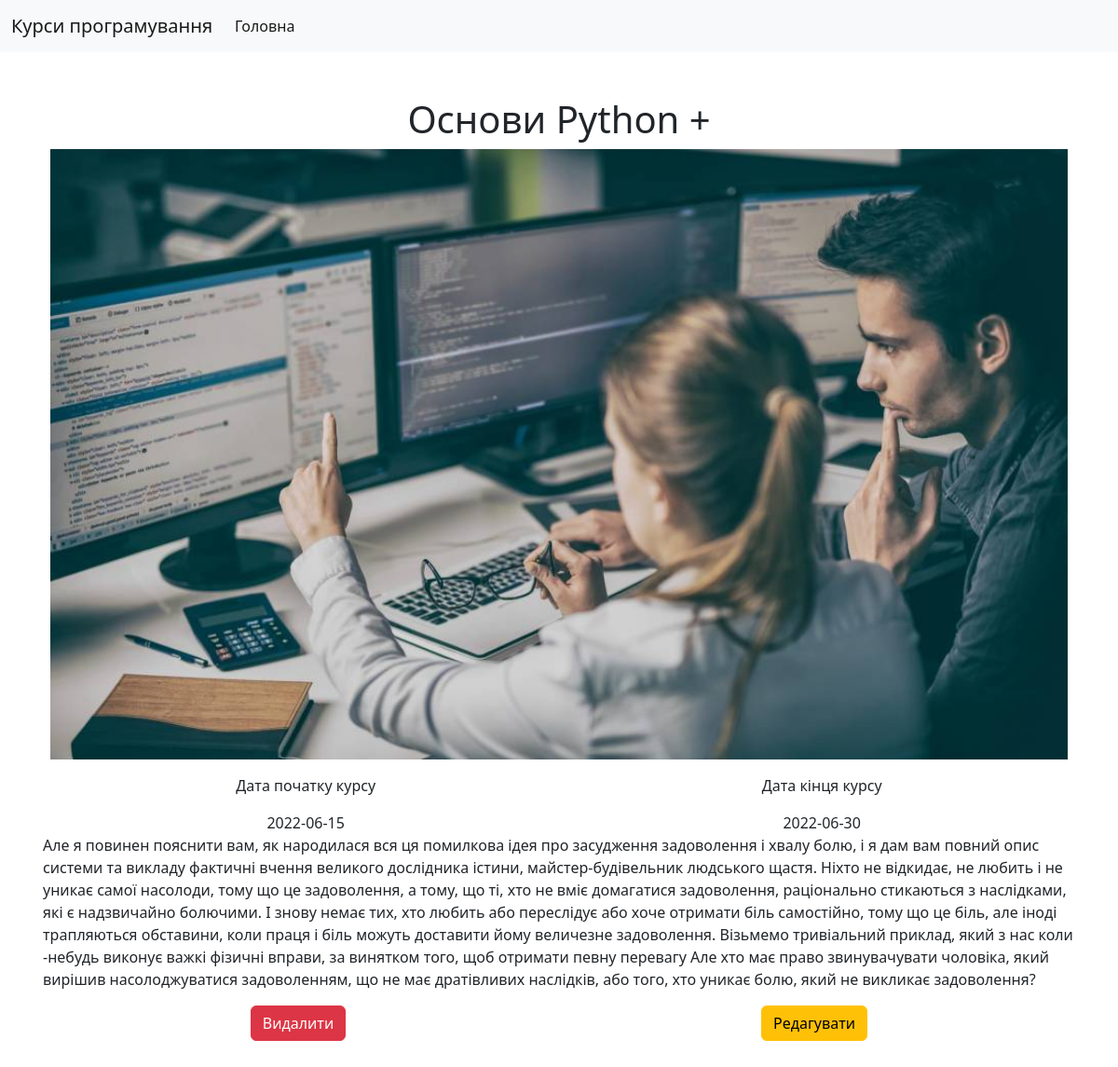
The page /course/1 on the database its author committed.
### app.py (models this page shows, shortened)
class Course(db.Model):
    course_id = db.Column(db.Integer, primary_key=True)
    course_name = db.Column(db.String(200), unique=True, nullable=False)
    description = db.Column(db.Text, unique=True, nullable=False)
    start_data = db.Column(db.Date,  nullable=False)
    finish_data = db.Column(db.Date, nullable=False)
    photo_src = db.Column(db.String(100))

### app.py (the view)
@app.route('/course/<course_id>')
def single_course(course_id = None):
    single_course = Course.query.get(course_id)
    return render_template('single_course.html', course = single_course)

### templates/single_course.html (shortened to what this page needs)
<!DOCTYPE html>
<html lang="en">
<head>
    <link href="https://cdn.jsdelivr.net/npm/bootstrap@5.2.0-beta1/dist/css/bootstrap.min.css" rel="stylesheet">
</head>
<body>
    <nav class="navbar navbar-expand-lg bg-light">
        <div class="container-fluid">
          <a class="navbar-brand" href="/">Курси програмування</a>
          <div class="collapse navbar-collapse" id="navbarSupportedContent">
            <ul class="navbar-nav me-auto mb-2 mb-lg-0">
              <li class="nav-item">
                <a class="nav-link active" aria-current="page" href="/">Головна</a>
              </li>
            </ul>
          </div>
        </div>
    </nav>
    <main class="container px-4 py-5">
      <h1 class="text-center">{{ course.course_name }}</h1>
      <section class="row row-cols-1 row-cols-sm-2 row-cols-md-3 g-3 d-flex justify-content-around">
        <img src="/{{course.photo_src}}" class="card-img-top" alt="...">
              <div class="card-body">
                  <div class="d-flex justify-content-around">
                      <div class="text-center">
                        <p>Дата початку курсу</p>
                        <p class="card-text ">{{course.start_data}}</p>
                      </div>
                      <div class="text-center">
                        <p>Дата кінця курсу</p>
                        <p class="card-text ">{{course.finish_data}}</p>
                      </div>
                  </div>
                  <p class="card-text">{{course.description}}</p>
                  <div class="d-flex justify-content-around" class="text-center">
                    <a id = "del"href="/course/{{course.course_id}}/delate" type="button" onclick="myFunction()" class="btn btn-danger">Видалити</a>
                    <a href="/course/{{course.course_id}}/red" type="button" class="btn btn-warning">Редагувати</a>
                  </div>
              </div>
      </section>
    </main>
</body>
</html>

### rows shown on the page
Course: course_name "Основи Python +", start_data "2022-06-15", finish_data "2022-06-30", description "Але я повинен пояснити вам, як народилася вся ця помилкова ідея про засудження задоволення і хвалу болю, і я дам вам повний опис системи та викладу фактичні вчення великого дослідника істини, майстер-будівельник людського щастя. Ніхто не відкидає, не любить і не уникає самої насолоди, тому що це задоволення, а тому, що ті, хто не вміє домагатися задоволення, раціонально стикаються з наслідками, які є надзвичайно болючими. І знову немає тих, хто любить або переслідує або хоче отримати біль самостійно, тому що це біль, але іноді трапляються обставини, коли праця і біль можуть доставити йому величезне задоволення. Візьмемо тривіальний приклад, який з нас коли -небудь виконує важкі фізичні…"
